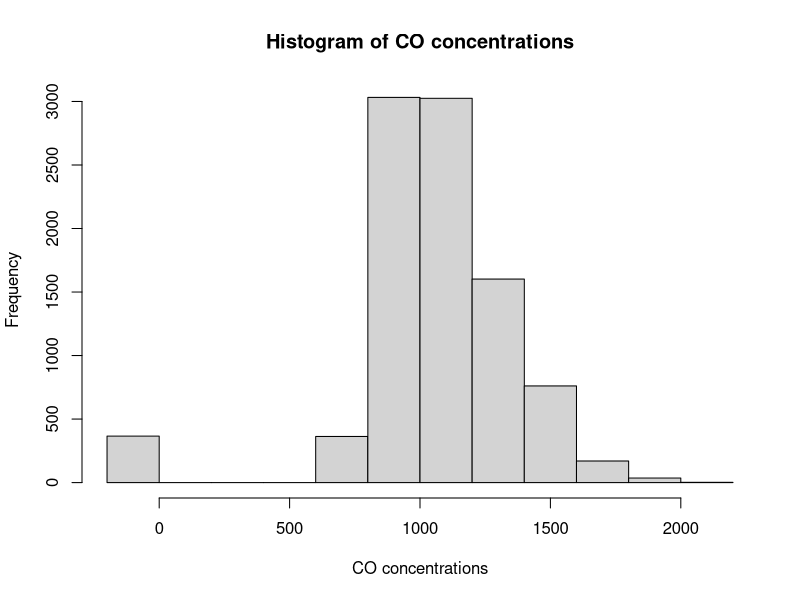
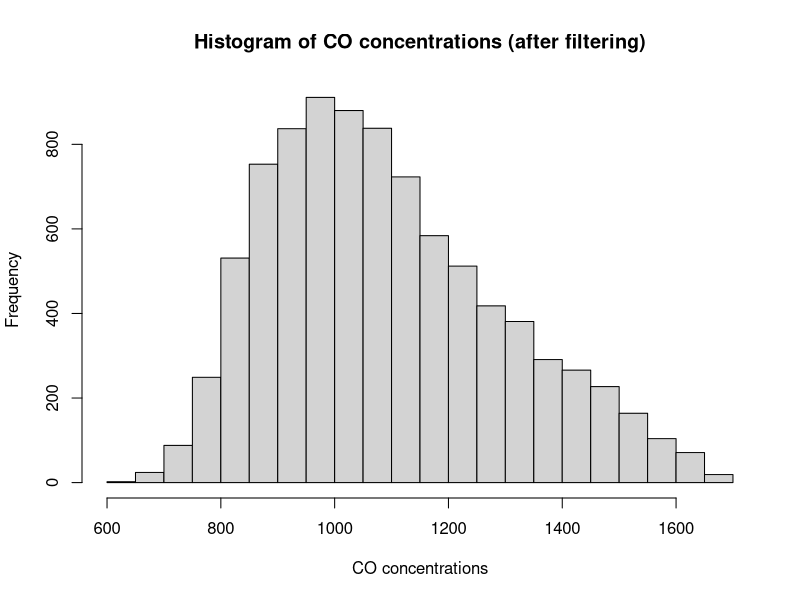
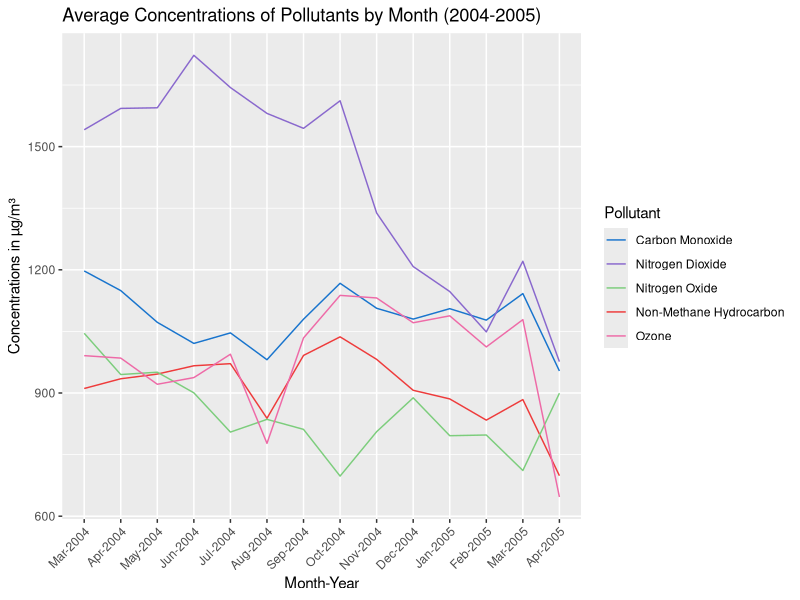
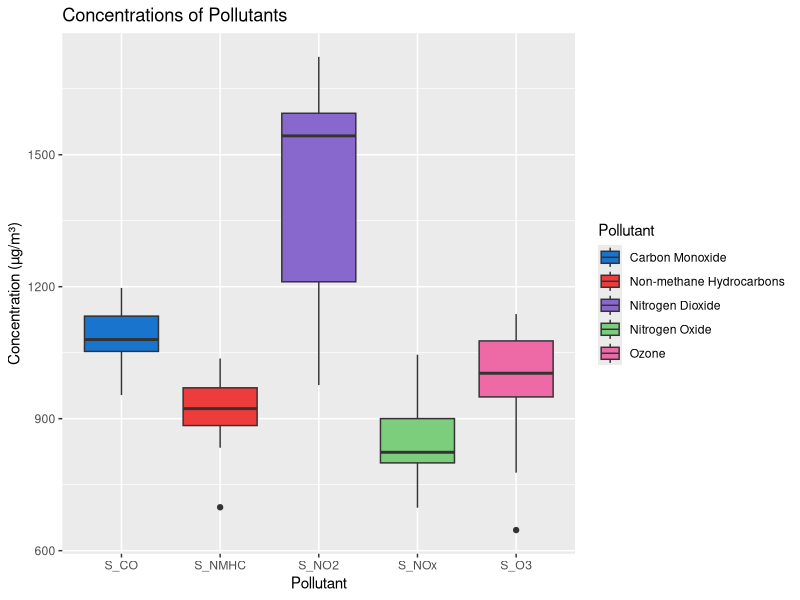
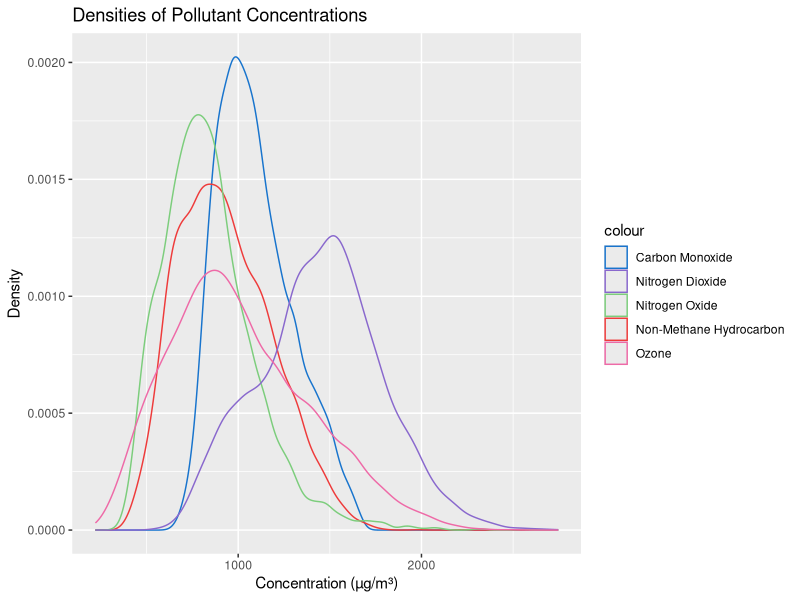

Here is the R script that generated these plots, in order:
## ---- chunk 1
library(readxl)
library(ggplot2)
library(lubridate)
library(tidyverse)
library(dplyr)
## ---- chunk 2
#| code-fold: true
air <- read_excel("AirQualityUCI.xls")
head(air)
## ---- chunk 3
#| code-fold: true
# Rename columns 3-12
air <- air %>% 
  rename(
    CO = `CO(GT)`,
    S_CO = `PT08.S1(CO)`,
    NMHC = `NMHC(GT)`,
    S_NMHC = `PT08.S2(NMHC)`,
    C6H6 = `C6H6(GT)`,
    NOx = `NOx(GT)`,
    S_NOx = `PT08.S3(NOx)`,
    NO2 = `NO2(GT)`,
    S_NO2 = `PT08.S4(NO2)`,
    S_O3 = `PT08.S5(O3)`
  )
## ---- chunk 4
#| code-fold: true
#Summarize dataset (excluding Date and Time columns)
summary(air[, -c(1, 2)])
## ---- chunk 5
#| code-fold: true
# Histogram for S_CO 
hist(air$S_CO,
     main = "Histogram of CO concentrations",
     xlab = "CO concentrations")
## ---- chunk 6
#| code-fold: true
# Calculate IQR
Q1 <- quantile(air$S_CO, 0.25, na.rm = TRUE)
Q3 <- quantile(air$S_CO, 0.75, na.rm = TRUE)
IQR <- Q3 - Q1

# Define outlier bounds
lower_bound <- Q1 - 1.5 * IQR
upper_bound <- Q3 + 1.5 * IQR

# Filter rows to remove outliers
air_filtered <- air[air$S_CO >= lower_bound & air$S_CO <= upper_bound, ]
## ---- chunk 7
#| code-fold: true
hist(air_filtered$S_CO,
     main = "Histogram of CO concentrations (after filtering)",
     xlab = "CO concentrations")
## ---- chunk 8
#| code-fold: true
# Reassign original dataset with filtered dataset
air <- air_filtered

# Convert 'Date' column to y-m-d format
air$Date <- ymd(air$Date)

# Create numerical Month and Year columns
air <- air %>%
  mutate(
    Month = month(Date, label = TRUE), # Extracts month as a numeric value (1-12)
    Year = year(Date)    # Extracts year
  )

# Group by Year and Month for summarization
airM <- air %>%
  group_by(Year, Month) %>%
  summarize(across(where(is.numeric), 
                   ~mean(., na.rm = TRUE)),
            .groups = "drop")

head(airM, 5)
## ---- chunk 9
#| code-fold: true
# Disregard non-sensor pollutant measurements 
airM <- airM[ ,-c(3,5,6,8,10)]

head(airM, 5)
## ---- chunk 10
#| code-fold: true
# Plot monthly Concentrations
airM %>%
  # Use interaction to combine Month and Year
  ggplot(aes(x = interaction(Month, Year, sep = "-"))) +
  # Add points and lines for different pollutants
  geom_line(aes(y = S_CO, color = "Carbon Monoxide", group = 1)) +
  geom_line(aes(y = S_NMHC, color = "Non-Methane Hydrocarbon", group = 2)) +
  geom_line(aes(y = S_NOx, color = "Nitrogen Oxide", group = 3)) +
  geom_line(aes(y = S_NO2, color = "Nitrogen Dioxide", group = 3)) +
  geom_line(aes(y = S_O3, color = "Ozone", group = 3)) +
  labs(
    title = "Average Concentrations of Pollutants by Month (2004-2005)",
    x = "Month-Year",
    y = "Concentrations in µg/m³"
  ) +
  scale_color_manual(
    values = c("Carbon Monoxide" = "dodgerblue3", 
               "Non-Methane Hydrocarbon" = "brown2", 
               "Nitrogen Oxide" = "palegreen3",
               "Nitrogen Dioxide" = "mediumpurple3",
               "Ozone" = "hotpink2"),
    name = "Pollutant"
  ) +
  theme(axis.text.x = element_text(angle = 45, hjust = 1))  # Rotate x-axis labels
## ---- chunk 11
#| code-fold: true
# Pivot data frame by Pollutant 
airM_2 <- airM %>%
  pivot_longer(
    cols = c(3:7), 
    names_to = "Pollutant", 
    values_to = "Concentration"
  )

# Plot Pollutant Concentrations 
airM_2 %>% 
  ggplot(aes(x = Pollutant)) +
  geom_boxplot(aes(y = Concentration, fill = Pollutant), size = 0.5) +
  labs(
    title = "Concentrations of Pollutants",
    x = "Pollutant",
    y = "Concentration (µg/m³)"
  ) +
  scale_fill_manual(
    values = c("dodgerblue3", "brown2", "mediumpurple3", "palegreen3", "hotpink2"), # Specify colors for each pollutant
    labels = c("Carbon Monoxide", "Non-methane Hydrocarbons", "Nitrogen Dioxide", "Nitrogen Oxide", "Ozone")
  )
## ---- chunk 12
#| code-fold: true
ggplot() +
  geom_density(data = air, aes(x = S_CO, color="Carbon Monoxide")) +
  geom_density(data = air, aes(x = S_NMHC, color="Non-Methane Hydrocarbon")) +
  geom_density(data = air, aes(x = S_NOx, color="Nitrogen Oxide")) +
  geom_density(data = air, aes(x = S_NO2, color="Nitrogen Dioxide")) +
  geom_density(data = air, aes(x = S_O3, color="Ozone")) +
  labs(title = "Densities of Pollutant Concentrations", x = "Concentration (µg/m³)", y = "Density") +
  scale_color_manual(values = c("Carbon Monoxide" = "dodgerblue3", "Non-Methane Hydrocarbon" = "brown2", "Nitrogen Oxide" = "palegreen3","Nitrogen Dioxide" = "mediumpurple3","Ozone"  = "hotpink2"))


                 
## ---- chunk 13
